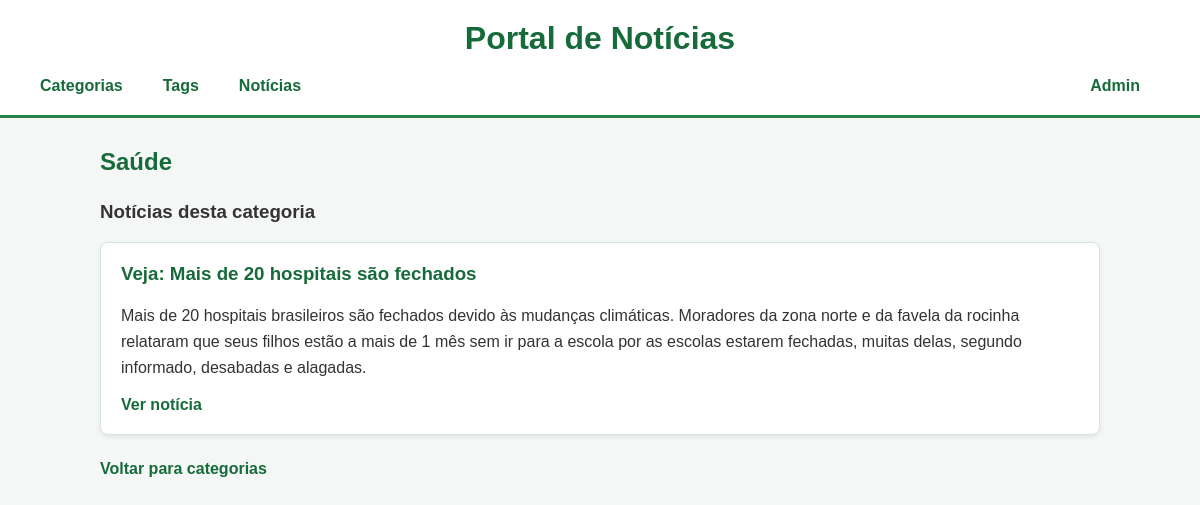
Page /categorias/1/ on the committed database.
### noticias/models.py (models this page shows, shortened)
class Categoria(models.Model):
    nome = models.CharField(max_length=200)

class Noticia(models.Model):
    titulo = models.CharField(max_length=300)
    texto = models.TextField()
    categoria = models.ForeignKey(
        Categoria,
        on_delete=models.CASCADE,
        related_name='noticias'
    )
    tags = models.ManyToManyField(
        Tag,
        related_name='noticias'
    )

### noticias/views.py (the view)
# urls.py: path('categorias/<int:id>/', views.detalhe_categorias, name='detalhe_categorias'),
def detalhe_categorias(request, id):
    categoria = Categoria.objects.get(id=id)
    return render(request, 'categorias/detalhe.html', {'categoria': categoria})

### noticias/templates/categorias/detalhe.html (shortened to what this page needs)
{% extends 'base.html' %}
{% load static %}
{% block content %}
<h2>{{ categoria.nome }}</h2>
<h3>Notícias desta categoria</h3>
<div class="lista">
    {% for noticia in categoria.noticias.all %}
        <div class="card">
            <h3>{{ noticia.titulo }}</h3>
            <p>{{ noticia.texto }}</p>
            <a href="{% url 'detalhe_noticias' noticia.id %}">Ver notícia</a>
        </div>
    {% empty %}
        <p>Não existem notícias nesta categoria.</p>
    {% endfor %}
</div>
<a class="voltar" href="{% url 'lista_categorias' %}">
    Voltar para categorias
</a>
{% endblock %}

### static/css/style.css (style rules this page uses)
* { box-sizing: border-box; }
body { margin: 0; font-family: Arial, sans-serif; background-color: #f4f7f5; color: #333; }
h2 { color: #176b3a; margin-bottom: 25px; }
.lista { display: flex; flex-direction: column; gap: 20px; }
.card { background-color: white; padding: 20px; border-radius: 8px; border: 1px solid #d8e5dc; box-shadow: 0 2px 5px rgba(0, 0, 0, 0.08); }
.card h3 { margin-top: 0; color: #176b3a; }
.card p { line-height: 1.6; }
.card a { color: #176b3a; font-weight: bold; text-decoration: none; }
.voltar { display: inline-block; margin-top: 25px; color: #176b3a; font-weight: bold; text-decoration: none; }

### rows in the picture
Categoria: nome "Saúde"
Noticia: titulo "Veja: Mais de 20 hospitais são fechados", texto "Mais de 20 hospitais brasileiros são fechados devido às mudanças climáticas. Moradores da zona norte e da favela da rocinha relataram que seus filhos estão a mais de 1 mês sem ir para a escola por as escolas estarem fechadas, muitas delas, segundo informado, desabadas e alagadas."
